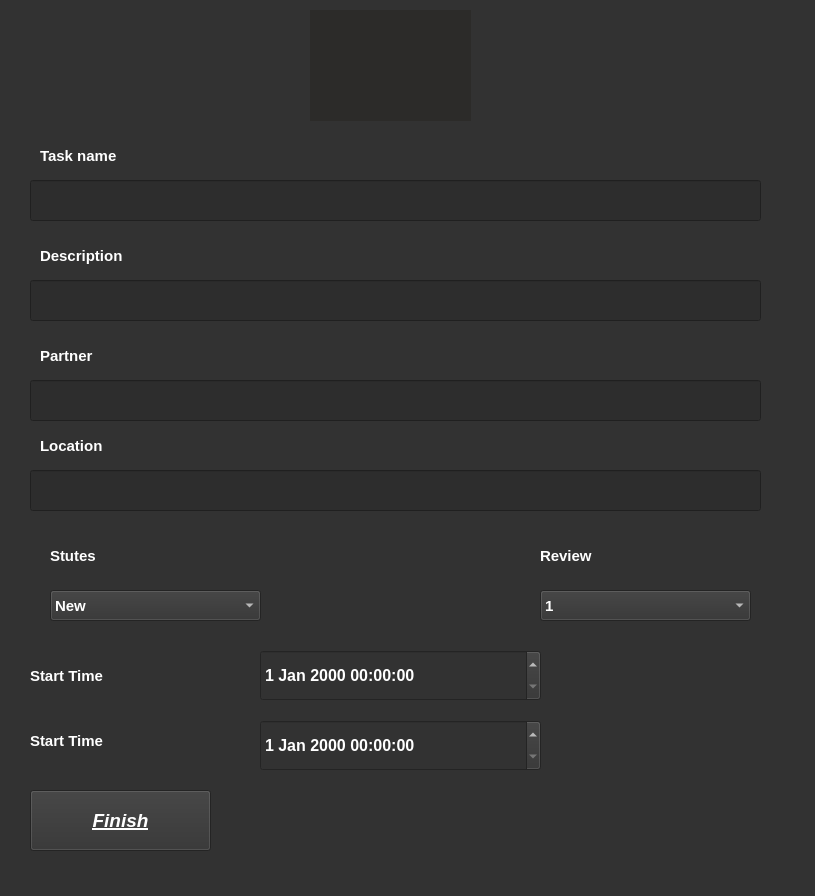
<?xml version="1.0" encoding="UTF-8"?>
<ui version="4.0">
 <class>Form</class>
 <widget class="QWidget" name="Form">
  <property name="geometry">
   <rect>
    <x>0</x>
    <y>0</y>
    <width>815</width>
    <height>896</height>
   </rect>
  </property>
  <property name="focusPolicy">
   <enum>Qt::StrongFocus</enum>
  </property>
  <property name="windowTitle">
   <string>Form</string>
  </property>
  <property name="autoFillBackground">
   <bool>false</bool>
  </property>
  <property name="styleSheet">
   <string notr="true">background-color: rgb(50, 50, 50);</string>
  </property>
  <widget class="QLineEdit" name="partner_Edit">
   <property name="geometry">
    <rect>
     <x>30</x>
     <y>180</y>
     <width>731</width>
     <height>41</height>
    </rect>
   </property>
   <property name="font">
    <font>
     <pointsize>10</pointsize>
     <weight>75</weight>
     <bold>true</bold>
    </font>
   </property>
   <property name="styleSheet">
    <string notr="true">background-color: rgb(45, 45, 45);</string>
   </property>
  </widget>
  <widget class="QLabel" name="labelmg">
   <property name="geometry">
    <rect>
     <x>310</x>
     <y>10</y>
     <width>161</width>
     <height>111</height>
    </rect>
   </property>
   <property name="styleSheet">
    <string notr="true">
background-color: rgb(44, 43, 41);</string>
   </property>
   <property name="text">
    <string/>
   </property>
   <property name="pixmap">
    <pixmap resource="test21.qrc">:/newPrefix/task-clipboard-editor-checklist-complete-worksheet-project-notebook-presentation-.jpg</pixmap>
   </property>
   <property name="scaledContents">
    <bool>true</bool>
   </property>
  </widget>
  <widget class="QPushButton" name="finish_Button_3">
   <property name="geometry">
    <rect>
     <x>30</x>
     <y>790</y>
     <width>181</width>
     <height>61</height>
    </rect>
   </property>
   <property name="font">
    <font>
     <pointsize>14</pointsize>
     <weight>75</weight>
     <italic>true</italic>
     <bold>true</bold>
     <underline>true</underline>
    </font>
   </property>
   <property name="styleSheet">
    <string notr="true">color: rgb(255, 255, 255);
selection-color: rgb(255, 255, 255);
border-color: rgb(255, 255, 255);</string>
   </property>
   <property name="text">
    <string>Finish</string>
   </property>
  </widget>
  <widget class="QLabel" name="label_11">
   <property name="geometry">
    <rect>
     <x>40</x>
     <y>140</y>
     <width>201</width>
     <height>31</height>
    </rect>
   </property>
   <property name="font">
    <font>
     <pointsize>11</pointsize>
     <weight>75</weight>
     <bold>true</bold>
    </font>
   </property>
   <property name="styleSheet">
    <string notr="true">color:rgb(255, 255, 255);</string>
   </property>
   <property name="text">
    <string>Task name</string>
   </property>
  </widget>
  <widget class="QLineEdit" name="partner_Edit_2">
   <property name="geometry">
    <rect>
     <x>30</x>
     <y>280</y>
     <width>731</width>
     <height>41</height>
    </rect>
   </property>
   <property name="font">
    <font>
     <pointsize>10</pointsize>
     <weight>75</weight>
     <bold>true</bold>
    </font>
   </property>
   <property name="styleSheet">
    <string notr="true">background-color: rgb(45, 45, 45);</string>
   </property>
  </widget>
  <widget class="QLabel" name="label_12">
   <property name="geometry">
    <rect>
     <x>40</x>
     <y>240</y>
     <width>201</width>
     <height>31</height>
    </rect>
   </property>
   <property name="font">
    <font>
     <pointsize>11</pointsize>
     <weight>75</weight>
     <bold>true</bold>
    </font>
   </property>
   <property name="styleSheet">
    <string notr="true">color:rgb(255, 255, 255);</string>
   </property>
   <property name="text">
    <string>Description</string>
   </property>
  </widget>
  <widget class="QLineEdit" name="partner_Edit_3">
   <property name="geometry">
    <rect>
     <x>30</x>
     <y>380</y>
     <width>731</width>
     <height>41</height>
    </rect>
   </property>
   <property name="font">
    <font>
     <pointsize>10</pointsize>
     <weight>75</weight>
     <bold>true</bold>
    </font>
   </property>
   <property name="styleSheet">
    <string notr="true">background-color: rgb(45, 45, 45);</string>
   </property>
   <property name="text">
    <string/>
   </property>
  </widget>
  <widget class="QLabel" name="label_13">
   <property name="geometry">
    <rect>
     <x>40</x>
     <y>340</y>
     <width>201</width>
     <height>31</height>
    </rect>
   </property>
   <property name="font">
    <font>
     <pointsize>11</pointsize>
     <weight>75</weight>
     <bold>true</bold>
    </font>
   </property>
   <property name="styleSheet">
    <string notr="true">color:rgb(255, 255, 255);</string>
   </property>
   <property name="text">
    <string>Partner</string>
   </property>
  </widget>
  <widget class="QLineEdit" name="partner_Edit_4">
   <property name="geometry">
    <rect>
     <x>30</x>
     <y>470</y>
     <width>731</width>
     <height>41</height>
    </rect>
   </property>
   <property name="font">
    <font>
     <pointsize>10</pointsize>
     <weight>75</weight>
     <bold>true</bold>
    </font>
   </property>
   <property name="styleSheet">
    <string notr="true">background-color: rgb(45, 45, 45);</string>
   </property>
   <property name="text">
    <string/>
   </property>
  </widget>
  <widget class="QLabel" name="label_14">
   <property name="geometry">
    <rect>
     <x>40</x>
     <y>430</y>
     <width>201</width>
     <height>31</height>
    </rect>
   </property>
   <property name="font">
    <font>
     <pointsize>11</pointsize>
     <weight>75</weight>
     <bold>true</bold>
    </font>
   </property>
   <property name="styleSheet">
    <string notr="true">color:rgb(255, 255, 255);</string>
   </property>
   <property name="text">
    <string>Location</string>
   </property>
  </widget>
  <widget class="QLabel" name="label_15">
   <property name="geometry">
    <rect>
     <x>540</x>
     <y>540</y>
     <width>201</width>
     <height>31</height>
    </rect>
   </property>
   <property name="font">
    <font>
     <pointsize>11</pointsize>
     <weight>75</weight>
     <bold>true</bold>
    </font>
   </property>
   <property name="styleSheet">
    <string notr="true">color:rgb(255, 255, 255);</string>
   </property>
   <property name="text">
    <string>Review</string>
   </property>
  </widget>
  <widget class="QLabel" name="label_16">
   <property name="geometry">
    <rect>
     <x>30</x>
     <y>660</y>
     <width>201</width>
     <height>31</height>
    </rect>
   </property>
   <property name="font">
    <font>
     <pointsize>11</pointsize>
     <weight>75</weight>
     <bold>true</bold>
    </font>
   </property>
   <property name="styleSheet">
    <string notr="true">color:rgb(255, 255, 255);</string>
   </property>
   <property name="text">
    <string>Start Time</string>
   </property>
  </widget>
  <widget class="QLabel" name="label_17">
   <property name="geometry">
    <rect>
     <x>30</x>
     <y>720</y>
     <width>201</width>
     <height>41</height>
    </rect>
   </property>
   <property name="font">
    <font>
     <pointsize>11</pointsize>
     <weight>75</weight>
     <bold>true</bold>
    </font>
   </property>
   <property name="styleSheet">
    <string notr="true">color:rgb(255, 255, 255);</string>
   </property>
   <property name="text">
    <string>Start Time</string>
   </property>
  </widget>
  <widget class="QDateTimeEdit" name="dateTimeEdit_2">
   <property name="geometry">
    <rect>
     <x>260</x>
     <y>720</y>
     <width>281</width>
     <height>51</height>
    </rect>
   </property>
   <property name="font">
    <font>
     <pointsize>12</pointsize>
     <weight>75</weight>
     <bold>true</bold>
    </font>
   </property>
   <property name="styleSheet">
    <string notr="true">color: rgb(255, 255, 255);</string>
   </property>
  </widget>
  <widget class="QDateTimeEdit" name="dateTimeEdit_3">
   <property name="geometry">
    <rect>
     <x>260</x>
     <y>650</y>
     <width>281</width>
     <height>51</height>
    </rect>
   </property>
   <property name="font">
    <font>
     <pointsize>12</pointsize>
     <weight>75</weight>
     <bold>true</bold>
    </font>
   </property>
   <property name="styleSheet">
    <string notr="true">color: rgb(255, 255, 255);</string>
   </property>
  </widget>
  <widget class="QLabel" name="label_18">
   <property name="geometry">
    <rect>
     <x>50</x>
     <y>540</y>
     <width>201</width>
     <height>31</height>
    </rect>
   </property>
   <property name="font">
    <font>
     <pointsize>11</pointsize>
     <weight>75</weight>
     <bold>true</bold>
    </font>
   </property>
   <property name="styleSheet">
    <string notr="true">color:rgb(255, 255, 255);</string>
   </property>
   <property name="text">
    <string>Stutes</string>
   </property>
  </widget>
  <widget class="QComboBox" name="comboBox">
   <property name="geometry">
    <rect>
     <x>50</x>
     <y>590</y>
     <width>211</width>
     <height>31</height>
    </rect>
   </property>
   <property name="font">
    <font>
     <pointsize>11</pointsize>
     <weight>75</weight>
     <bold>true</bold>
    </font>
   </property>
   <property name="styleSheet">
    <string notr="true">color: rgb(255, 255, 255);
border-color: rgb(255, 255, 255);</string>
   </property>
   <item>
    <property name="text">
     <string>New</string>
    </property>
   </item>
   <item>
    <property name="text">
     <string>Done</string>
    </property>
   </item>
  </widget>
  <widget class="QComboBox" name="comboBox_2">
   <property name="geometry">
    <rect>
     <x>540</x>
     <y>590</y>
     <width>211</width>
     <height>31</height>
    </rect>
   </property>
   <property name="font">
    <font>
     <pointsize>11</pointsize>
     <weight>75</weight>
     <bold>true</bold>
    </font>
   </property>
   <property name="styleSheet">
    <string notr="true">color: rgb(255, 255, 255);</string>
   </property>
   <item>
    <property name="text">
     <string>1</string>
    </property>
   </item>
   <item>
    <property name="text">
     <string>2</string>
    </property>
   </item>
   <item>
    <property name="text">
     <string>3</string>
    </property>
   </item>
   <item>
    <property name="text">
     <string>4</string>
    </property>
   </item>
   <item>
    <property name="text">
     <string>5</string>
    </property>
   </item>
  </widget>
 </widget>
 <resources>
  <include location="test21.qrc"/>
 </resources>
 <connections/>
</ui>
